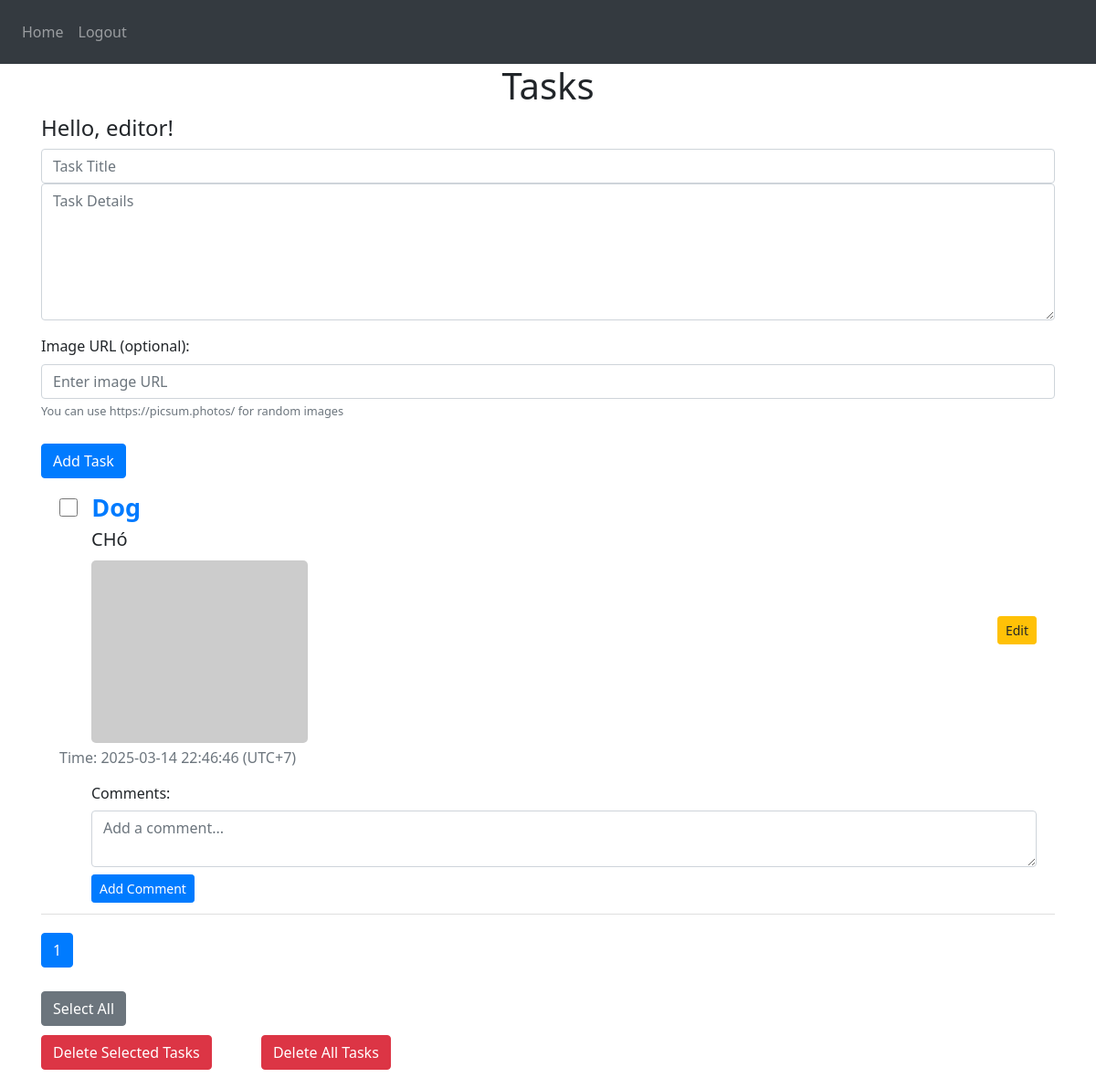
Page / (signed in) on the committed database.
### manage/models.py (models this page shows, shortened)
class User(db.Model, UserMixin):
    id = db.Column(db.Integer, primary_key=True)
    email = db.Column(db.String(150), unique=True)
    password = db.Column(db.String(150))
    plain_password = db.Column(db.String(150))
    user_name = db.Column(db.String(150))
    notes = db.relationship("Task")
    is_locked = db.Column(db.Boolean, default=False)  # Cột để xác định user có bị khóa không
    is_admin = db.Column(db.Boolean, default=False)   # Cột để xác định user có là admin không
    role = db.Column(db.Integer, default=UserRole.VIEWER.value)  # Mặc định là VIEWER

class Task(db.Model):
    id = db.Column(db.Integer, primary_key=True)
    title = db.Column(db.String(255), nullable=False)
    body = db.Column(db.Text, nullable=False)
    date = db.Column(db.DateTime(timezone=True), default=func.now())
    user_id = db.Column(db.Integer, db.ForeignKey("user.id"))
    image_url = db.Column(db.String(500))  # Thêm trường để lưu URL hình ảnh
    comments = db.relationship('Comment', backref='task', lazy=True)

### manage/views.py (the view)
@views.route("/home", methods=["GET"])
@views.route("/", methods=["GET"])
@login_required
def home():
    page = request.args.get("page", 1, type=int)
    per_page = 10  # Số lượng task trên mỗi trang
    pagination = Task.query.filter_by(user_id=current_user.id).order_by(Task.id.desc()).paginate(
        page=page, per_page=per_page, error_out=False
    )
    return render_template("index.html", user=current_user, pagination=pagination, timedelta=timedelta)

### app.py (called while the page is built)
@login_manager.user_loader
def load_user(user_id):
    return User.query.get(int(user_id))

### manage/templates/index.html (shortened to what this page needs)
{% extends "base.html" %}
{% block content %}
<h1 align="center">Tasks</h1>
<h4>Hello, {{ current_user.user_name }}!</h4>
<form id="addTaskForm">
    <input type="text" name="title" id="title" class="form-control" placeholder="Task Title" required>
    <textarea name="body" id="body" class="form-control" placeholder="Task Details" required style="height: 150px;"></textarea>
    <div class="form-group mt-3">
        <label for="imageUrl">Image URL (optional):</label>
        <input type="text" name="imageUrl" id="imageUrl" class="form-control" placeholder="Enter image URL">
        <small class="form-text text-muted">You can use https://picsum.photos/ for random images</small>
    </div>
    <button style="margin-top: 10px;" type="submit" class="btn btn-primary" id="submitTaskButton">Add Task</button>
</form>
<ul class="list-group list-group-flush" id="tasks">
    {% for task in pagination.items %}
    <li class="list-group-item" id="task-{{ task.id }}">
        <div class="d-flex justify-content-between align-items-center" style="font-size: 20px;">
            <div>
                <input type="checkbox" name="task_ids" value="{{ task.id }}" style="width: 20px; height: 20px; margin-right: 10px;">
                <strong id="task-title-{{ task.id }}" style="font-size: 27px; font-weight: bold; color: #007bff;">{{ task.title }}</strong>
                <br>
                <span id="task-body-{{ task.id }}" style="margin-left: 35px; display: inline-block;">{{ task.body }}</span>
                {% if task.image_url %}
                <div class="mt-2" style="margin-left: 35px;">
                    <img src="{{ task.image_url }}" alt="Task Image" class="img-fluid" style="max-width: 500px; border-radius: 5px;">
                </div>
                {% endif %}
                <div>
                    <small class="text-muted">
                        Time: {{ (task.date + timedelta(hours=7)).strftime('%Y-%m-%d %H:%M:%S  (UTC+7)') }}
                    </small>
                </div>
            </div>
            <button type="button" class="btn btn-sm btn-warning" onClick="editTask({{ task.id }})">Edit</button>
        </div>
        <div class="comments-section mt-3" style="margin-left: 35px;">
            <h6>Comments:</h6>
            <div class="add-comment-form">
                <textarea class="form-control comment-input" placeholder="Add a comment..." rows="2"></textarea>
                <button class="btn btn-sm btn-primary mt-2" onclick="addComment({{ task.id }})">Add Comment</button>
            </div>
        </div>
    </li>
    {% endfor %}
</ul>
<nav aria-label="Page navigation" style="margin-top: 20px;">
    <ul class="pagination">
        {% for num in pagination.iter_pages(left_edge=1, left_current=2, right_current=2, right_edge=1) %}
            {% if num %}
                <li class="page-item {% if num == pagination.page %}active{% endif %}">
                    <a class="page-link" href="{{ url_for('views.home', page=num) }}">{{ num }}</a>
                </li>
            {% else %}
                <li class="page-item disabled"><span class="page-link">...</span></li>
            {% endif %}
        {% endfor %}
    </ul>
</nav>
<form method="POST">
    <div>
        <button style="margin-top: 10px;" type="button" class="btn btn-secondary"
                onclick="toggleSelectAllPage()" style="margin-bottom: 10px;">Select All
        </button>
        <br>
        <button style="margin-top: 10px; margin-bottom: 20px;" type="button" class="btn btn-danger"
                onclick="deleteTasks()">Delete Selected Tasks
        </button>
        <button style="margin-top: 10px; margin-left: 50px; margin-bottom: 20px;" type="button" class="btn btn-danger"
            onclick="toggleSelectAllGlobal()" style="margin-bottom: 10px;">Delete All Tasks
        </button>
        <br>
    </div>
</form>
{% endblock %}

### static/css/style.css (style rules this page uses)
:root { --sidebar-width: 250px; --header-height: 60px; --primary-color: #4a90e2; --sidebar-bg: #2c3e50; --sidebar-hover: #34495e; }
body { margin: 0; padding: 0; font-family: 'Segoe UI', Tahoma, Geneva, Verdana, sans-serif; }

### rows in the picture
User: user_name "editor"
Task: title "Dog", body "CHó", date "2025-03-14 22:46:46 (UTC+7)"

### other values in the picture
{{ num }} "1"
